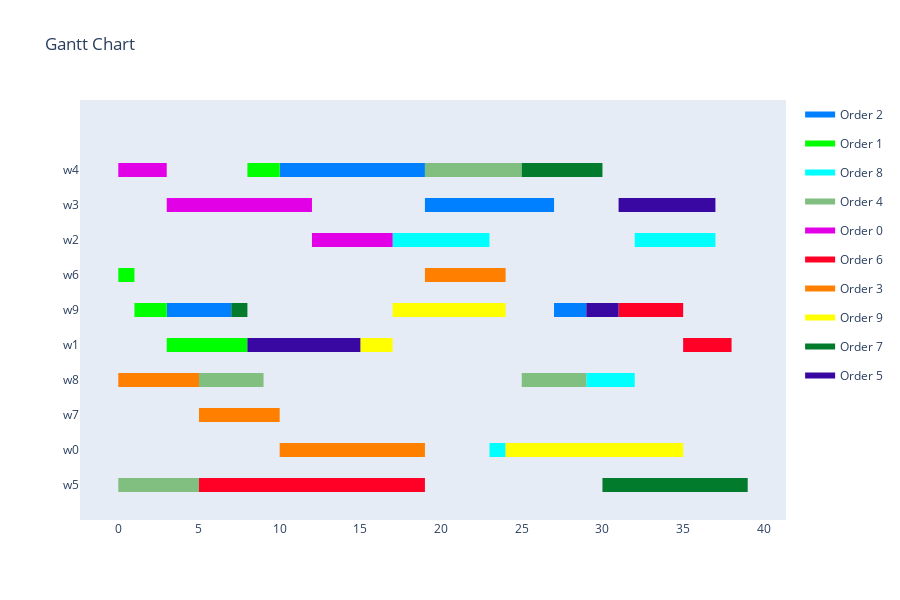
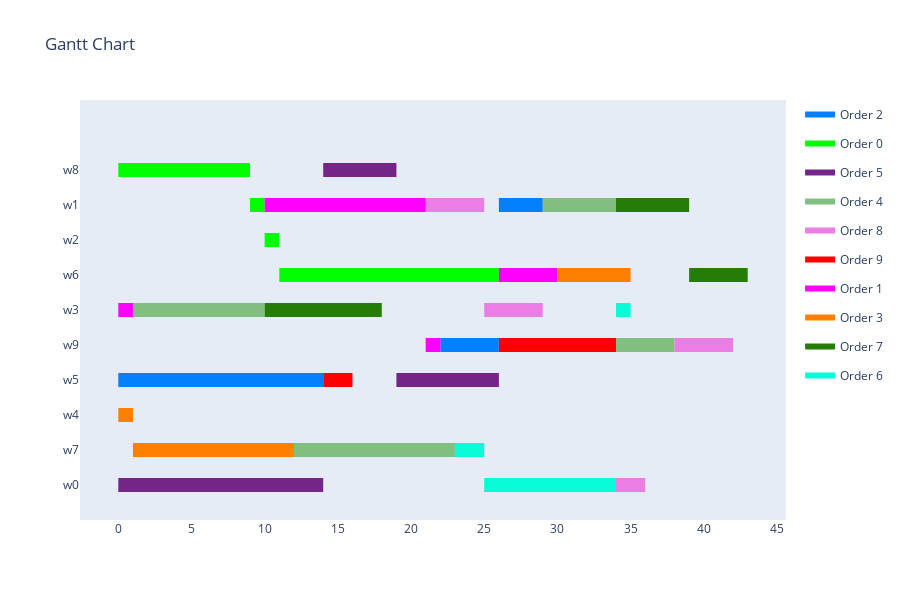
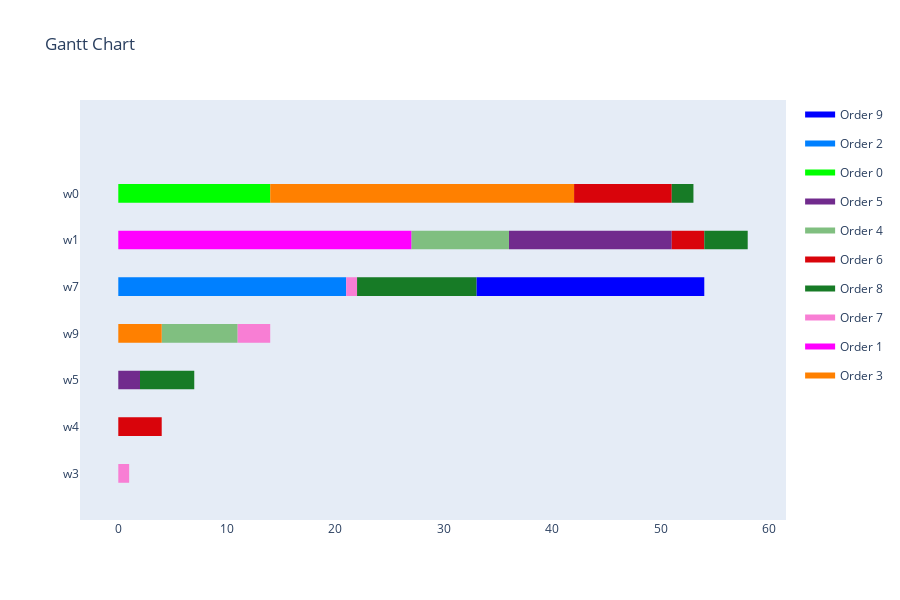

Here is the notebook cell these charts were saved with, in order:
### Code cell
all_results = mas.get_all_results()

for result in all_results:
    show_result(result)

print(f'\nDominance Values:')
for i in range(len(all_results)):
    print(f'{all_results[i][0].created_by.name}, {all_results[i][0].created_by.objective}: {mas.get_dominance(all_results, i)}')

### Figure 1 — Plotly figure (JSON) as saved in the notebook; plotly's stock layout.template omitted (floating-point values rounded to 4 significant figures)
{"data": [{"fill": "toself", "fillcolor": "rgb(0, 128, 255)", "hoverinfo": "name", "legendgroup": "rgb(0, 128, 255)", "mode": "none", "name": "Order 2", "type": "scatter", "x": [10, 19, 19, 10, 10, 19, 27, 27, 19, 19, 3, 7, 7, 3, 3, 27, 29, 29, 27], "y": [8.8, 8.8, 9.2, 9.2, null, 7.8, 7.8, 8.2, 8.2, null, 4.8, 4.8, 5.2, 5.2, null, 4.8, 4.8, 5.2, 5.2]}, {"fill": "toself", "fillcolor": "rgb(0, 255, 0)", "hoverinfo": "name", "legendgroup": "rgb(0, 255, 0)", "mode": "none", "name": "Order 1", "type": "scatter", "x": [8, 10, 10, 8, 8, 0, 1, 1, 0, 0, 1, 3, 3, 1, 1, 3, 8, 8, 3], "y": [8.8, 8.8, 9.2, 9.2, null, 5.8, 5.8, 6.2, 6.2, null, 4.8, 4.8, 5.2, 5.2, null, 3.8, 3.8, 4.2, 4.2]}, {"fill": "toself", "fillcolor": "rgb(0, 255, 255)", "hoverinfo": "name", "legendgroup": "rgb(0, 255, 255)", "mode": "none", "name": "Order 8", "type": "scatter", "x": [17, 23, 23, 17, 17, 32, 37, 37, 32, 32, 29, 32, 32, 29, 29, 23, 24, 24, 23], "y": [6.8, 6.8, 7.2, 7.2, null, 6.8, 6.8, 7.2, 7.2, null, 2.8, 2.8, 3.2, 3.2, null, 0.8, 0.8, 1.2, 1.2]}, {"fill": "toself", "fillcolor": "rgb(128, 191, 128)", "hoverinfo": "name", "legendgroup": "rgb(128, 191, 128)", "mode": "none", "name": "Order 4", "type": "scatter", "x": [19, 25, 25, 19, 19, 5, 9, 9, 5, 5, 25, 29, 29, 25, 25, 0, 5, 5, 0], "y": [8.8, 8.8, 9.2, 9.2, null, 2.8, 2.8, 3.2, 3.2, null, 2.8, 2.8, 3.2, 3.2, null, -0.2, -0.2, 0.2, 0.2]}, {"fill": "toself", "fillcolor": "rgb(226, 0, 231)", "hoverinfo": "name", "legendgroup": "rgb(226, 0, 231)", "mode": "none", "name": "Order 0", "type": "scatter", "x": [0, 3, 3, 0, 0, 3, 7, 7, 3, 3, 7, 12, 12, 7, 7, 12, 17, 17, 12], "y": [8.8, 8.8, 9.2, 9.2, null, 7.8, 7.8, 8.2, 8.2, null, 7.8, 7.8, 8.2, 8.2, null, 6.8, 6.8, 7.2, 7.2]}, {"fill": "toself", "fillcolor": "rgb(255, 0, 39)", "hoverinfo": "name", "legendgroup": "rgb(255, 0, 39)", "mode": "none", "name": "Order 6", "type": "scatter", "x": [31, 35, 35, 31, 31, 35, 38, 38, 35, 35, 5, 14, 14, 5, 5, 14, 19, 19, 14], "y": [4.8, 4.8, 5.2, 5.2, null, 3.8, 3.8, 4.2, 4.2, null, -0.2, -0.2, 0.2, 0.2, null, -0.2, -0.2, 0.2, 0.2]}, {"fill": "toself", "fillcolor": "rgb(255, 128, 0)", "hoverinfo": "name", "legendgroup": "rgb(255, 128, 0)", "mode": "none", "name": "Order 3", "type": "scatter", "x": [19, 24, 24, 19, 19, 0, 5, 5, 0, 0, 5, 10, 10, 5, 5, 10, 19, 19, 10], "y": [5.8, 5.8, 6.2, 6.2, null, 2.8, 2.8, 3.2, 3.2, null, 1.8, 1.8, 2.2, 2.2, null, 0.8, 0.8, 1.2, 1.2]}, {"fill": "toself", "fillcolor": "rgb(255, 255, 0)", "hoverinfo": "name", "legendgroup": "rgb(255, 255, 0)", "mode": "none", "name": "Order 9", "type": "scatter", "x": [17, 22, 22, 17, 17, 22, 24, 24, 22, 22, 15, 17, 17, 15, 15, 24, 35, 35, 24], "y": [4.8, 4.8, 5.2, 5.2, null, 4.8, 4.8, 5.2, 5.2, null, 3.8, 3.8, 4.2, 4.2, null, 0.8, 0.8, 1.2, 1.2]}, {"fill": "toself", "fillcolor": "rgb(3, 123, 45)", "hoverinfo": "name", "legendgroup": "rgb(3, 123, 45)", "mode": "none", "name": "Order 7", "type": "scatter", "x": [25, 30, 30, 25, 25, 7, 8, 8, 7, 7, 30, 33, 33, 30, 30, 33, 39, 39, 33], "y": [8.8, 8.8, 9.2, 9.2, null, 4.8, 4.8, 5.2, 5.2, null, -0.2, -0.2, 0.2, 0.2, null, -0.2, -0.2, 0.2, 0.2]}, {"fill": "toself", "fillcolor": "rgb(57, 8, 162)", "hoverinfo": "name", "legendgroup": "rgb(57, 8, 162)", "mode": "none", "name": "Order 5", "type": "scatter", "x": [31, 37, 37, 31, 31, 29, 31, 31, 29, 29, 8, 10, 10, 8, 8, 10, 15, 15, 10], "y": [7.8, 7.8, 8.2, 8.2, null, 4.8, 4.8, 5.2, 5.2, null, 3.8, 3.8, 4.2, 4.2, null, 3.8, 3.8, 4.2, 4.2]}, {"legendgroup": "rgb(0, 128, 255)", "marker": {"color": "rgb(0, 128, 255)", "opacity": 0, "size": 1}, "mode": "markers", "name": "", "showlegend": false, "text": [null, null, null, null, null, null, null, null], "type": "scatter", "x": [10, 19, 19, 27, 3, 7, 27, 29], "y": [9, 9, 8, 8, 5, 5, 5, 5]}, {"legendgroup": "rgb(0, 255, 0)", "marker": {"color": "rgb(0, 255, 0)", "opacity": 0, "size": 1}, "mode": "markers", "name": "", "showlegend": false, "text": [null, null, null, null, null, null, null, null], "type": "scatter", "x": [8, 10, 0, 1, 1, 3, 3, 8], "y": [9, 9, 6, 6, 5, 5, 4, 4]}, {"legendgroup": "rgb(0, 255, 255)", "marker": {"color": "rgb(0, 255, 255)", "opacity": 0, "size": 1}, "mode": "markers", "name": "", "showlegend": false, "text": [null, null, null, null, null, null, null, null], "type": "scatter", "x": [17, 23, 32, 37, 29, 32, 23, 24], "y": [7, 7, 7, 7, 3, 3, 1, 1]}, {"legendgroup": "rgb(128, 191, 128)", "marker": {"color": "rgb(128, 191, 128)", "opacity": 0, "size": 1}, "mode": "markers", "name": "", "showlegend": false, "text": [null, null, null, null, null, null, null, null], "type": "scatter", "x": [19, 25, 5, 9, 25, 29, 0, 5], "y": [9, 9, 3, 3, 3, 3, 0, 0]}, {"legendgroup": "rgb(226, 0, 231)", "marker": {"color": "rgb(226, 0, 231)", "opacity": 0, "size": 1}, "mode": "markers", "name": "", "showlegend": false, "text": [null, null, null, null, null, null, null, null], "type": "scatter", "x": [0, 3, 3, 7, 7, 12, 12, 17], "y": [9, 9, 8, 8, 8, 8, 7, 7]}, {"legendgroup": "rgb(255, 0, 39)", "marker": {"color": "rgb(255, 0, 39)", "opacity": 0, "size": 1}, "mode": "markers", "name": "", "showlegend": false, "text": [null, null, null, null, null, null, null, null], "type": "scatter", "x": [31, 35, 35, 38, 5, 14, 14, 19], "y": [5, 5, 4, 4, 0, 0, 0, 0]}, {"legendgroup": "rgb(255, 128, 0)", "marker": {"color": "rgb(255, 128, 0)", "opacity": 0, "size": 1}, "mode": "markers", "name": "", "showlegend": false, "text": [null, null, null, null, null, null, null, null], "type": "scatter", "x": [19, 24, 0, 5, 5, 10, 10, 19], "y": [6, 6, 3, 3, 2, 2, 1, 1]}, {"legendgroup": "rgb(255, 255, 0)", "marker": {"color": "rgb(255, 255, 0)", "opacity": 0, "size": 1}, "mode": "markers", "name": "", "showlegend": false, "text": [null, null, null, null, null, null, null, null], "type": "scatter", "x": [17, 22, 22, 24, 15, 17, 24, 35], "y": [5, 5, 5, 5, 4, 4, 1, 1]}, {"legendgroup": "rgb(3, 123, 45)", "marker": {"color": "rgb(3, 123, 45)", "opacity": 0, "size": 1}, "mode": "markers", "name": "", "showlegend": false, "text": [null, null, null, null, null, null, null, null], "type": "scatter", "x": [25, 30, 7, 8, 30, 33, 33, 39], "y": [9, 9, 5, 5, 0, 0, 0, 0]}, {"legendgroup": "rgb(57, 8, 162)", "marker": {"color": "rgb(57, 8, 162)", "opacity": 0, "size": 1}, "mode": "markers", "name": "", "showlegend": false, "text": [null, null, null, null, null, null, null, null], "type": "scatter", "x": [31, 37, 29, 31, 8, 10, 10, 15], "y": [8, 8, 5, 5, 4, 4, 4, 4]}], "layout": {"height": 600, "hovermode": "closest", "showlegend": true, "title": {"text": "Gantt Chart"}, "xaxis": {"rangeselector": {"buttons": [{"count": 7, "label": "1w", "step": "day", "stepmode": "backward"}, {"count": 1, "label": "1m", "step": "month", "stepmode": "backward"}, {"count": 6, "label": "6m", "step": "month", "stepmode": "backward"}, {"count": 1, "label": "YTD", "step": "year", "stepmode": "todate"}, {"count": 1, "label": "1y", "step": "year", "stepmode": "backward"}, {"step": "all"}]}, "showgrid": false, "type": "linear", "zeroline": false}, "yaxis": {"autorange": false, "range": [-1, 11], "showgrid": false, "ticktext": ["w5", "w0", "w7", "w8", "w1", "w9", "w6", "w2", "w3", "w4"], "tickvals": [0, 1, 2, 3, 4, 5, 6, 7, 8, 9], "zeroline": false}}}

### Figure 2 — Plotly figure (JSON) as saved in the notebook; plotly's stock layout.template omitted (floating-point values rounded to 4 significant figures)
{"data": [{"fill": "toself", "fillcolor": "rgb(0, 128, 255)", "hoverinfo": "name", "legendgroup": "rgb(0, 128, 255)", "mode": "none", "name": "Order 2", "type": "scatter", "x": [26, 29, 29, 26, 26, 22, 26, 26, 22, 22, 0, 9, 9, 0, 0, 9, 14, 14, 9], "y": [7.8, 7.8, 8.2, 8.2, null, 3.8, 3.8, 4.2, 4.2, null, 2.8, 2.8, 3.2, 3.2, null, 2.8, 2.8, 3.2, 3.2]}, {"fill": "toself", "fillcolor": "rgb(0, 255, 0)", "hoverinfo": "name", "legendgroup": "rgb(0, 255, 0)", "mode": "none", "name": "Order 0", "type": "scatter", "x": [0, 9, 9, 0, 0, 9, 10, 10, 9, 9, 10, 11, 11, 10, 10, 11, 26, 26, 11], "y": [8.8, 8.8, 9.2, 9.2, null, 7.8, 7.8, 8.2, 8.2, null, 6.8, 6.8, 7.2, 7.2, null, 5.8, 5.8, 6.2, 6.2]}, {"fill": "toself", "fillcolor": "rgb(116, 37, 135)", "hoverinfo": "name", "legendgroup": "rgb(116, 37, 135)", "mode": "none", "name": "Order 5", "type": "scatter", "x": [14, 19, 19, 14, 14, 19, 26, 26, 19, 19, 0, 6, 6, 0, 0, 6, 14, 14, 6], "y": [8.8, 8.8, 9.2, 9.2, null, 2.8, 2.8, 3.2, 3.2, null, -0.2, -0.2, 0.2, 0.2, null, -0.2, -0.2, 0.2, 0.2]}, {"fill": "toself", "fillcolor": "rgb(128, 191, 128)", "hoverinfo": "name", "legendgroup": "rgb(128, 191, 128)", "mode": "none", "name": "Order 4", "type": "scatter", "x": [29, 34, 34, 29, 29, 1, 10, 10, 1, 1, 34, 38, 38, 34, 34, 12, 23, 23, 12], "y": [7.8, 7.8, 8.2, 8.2, null, 4.8, 4.8, 5.2, 5.2, null, 3.8, 3.8, 4.2, 4.2, null, 0.8, 0.8, 1.2, 1.2]}, {"fill": "toself", "fillcolor": "rgb(235, 126, 228)", "hoverinfo": "name", "legendgroup": "rgb(235, 126, 228)", "mode": "none", "name": "Order 8", "type": "scatter", "x": [21, 25, 25, 21, 21, 25, 29, 29, 25, 25, 38, 42, 42, 38, 38, 34, 36, 36, 34], "y": [7.8, 7.8, 8.2, 8.2, null, 4.8, 4.8, 5.2, 5.2, null, 3.8, 3.8, 4.2, 4.2, null, -0.2, -0.2, 0.2, 0.2]}, {"fill": "toself", "fillcolor": "rgb(255, 0, 0)", "hoverinfo": "name", "legendgroup": "rgb(255, 0, 0)", "mode": "none", "name": "Order 9", "type": "scatter", "x": [26, 31, 31, 26, 26, 31, 33, 33, 31, 31, 33, 34, 34, 33, 33, 14, 16, 16, 14], "y": [3.8, 3.8, 4.2, 4.2, null, 3.8, 3.8, 4.2, 4.2, null, 3.8, 3.8, 4.2, 4.2, null, 2.8, 2.8, 3.2, 3.2]}, {"fill": "toself", "fillcolor": "rgb(255, 0, 255)", "hoverinfo": "name", "legendgroup": "rgb(255, 0, 255)", "mode": "none", "name": "Order 1", "type": "scatter", "x": [10, 21, 21, 10, 10, 26, 30, 30, 26, 26, 0, 1, 1, 0, 0, 21, 22, 22, 21], "y": [7.8, 7.8, 8.2, 8.2, null, 5.8, 5.8, 6.2, 6.2, null, 4.8, 4.8, 5.2, 5.2, null, 3.8, 3.8, 4.2, 4.2]}, {"fill": "toself", "fillcolor": "rgb(255, 128, 0)", "hoverinfo": "name", "legendgroup": "rgb(255, 128, 0)", "mode": "none", "name": "Order 3", "type": "scatter", "x": [30, 35, 35, 30, 30, 0, 1, 1, 0, 0, 1, 6, 6, 1, 1, 6, 12, 12, 6], "y": [5.8, 5.8, 6.2, 6.2, null, 1.8, 1.8, 2.2, 2.2, null, 0.8, 0.8, 1.2, 1.2, null, 0.8, 0.8, 1.2, 1.2]}, {"fill": "toself", "fillcolor": "rgb(37, 125, 8)", "hoverinfo": "name", "legendgroup": "rgb(37, 125, 8)", "mode": "none", "name": "Order 7", "type": "scatter", "x": [34, 39, 39, 34, 34, 39, 43, 43, 39, 39, 10, 11, 11, 10, 10, 11, 18, 18, 11], "y": [7.8, 7.8, 8.2, 8.2, null, 5.8, 5.8, 6.2, 6.2, null, 4.8, 4.8, 5.2, 5.2, null, 4.8, 4.8, 5.2, 5.2]}, {"fill": "toself", "fillcolor": "rgb(7, 252, 215)", "hoverinfo": "name", "legendgroup": "rgb(7, 252, 215)", "mode": "none", "name": "Order 6", "type": "scatter", "x": [34, 35, 35, 34, 34, 23, 25, 25, 23, 23, 25, 30, 30, 25, 25, 30, 34, 34, 30], "y": [4.8, 4.8, 5.2, 5.2, null, 0.8, 0.8, 1.2, 1.2, null, -0.2, -0.2, 0.2, 0.2, null, -0.2, -0.2, 0.2, 0.2]}, {"legendgroup": "rgb(0, 128, 255)", "marker": {"color": "rgb(0, 128, 255)", "opacity": 0, "size": 1}, "mode": "markers", "name": "", "showlegend": false, "text": [null, null, null, null, null, null, null, null], "type": "scatter", "x": [26, 29, 22, 26, 0, 9, 9, 14], "y": [8, 8, 4, 4, 3, 3, 3, 3]}, {"legendgroup": "rgb(0, 255, 0)", "marker": {"color": "rgb(0, 255, 0)", "opacity": 0, "size": 1}, "mode": "markers", "name": "", "showlegend": false, "text": [null, null, null, null, null, null, null, null], "type": "scatter", "x": [0, 9, 9, 10, 10, 11, 11, 26], "y": [9, 9, 8, 8, 7, 7, 6, 6]}, {"legendgroup": "rgb(116, 37, 135)", "marker": {"color": "rgb(116, 37, 135)", "opacity": 0, "size": 1}, "mode": "markers", "name": "", "showlegend": false, "text": [null, null, null, null, null, null, null, null], "type": "scatter", "x": [14, 19, 19, 26, 0, 6, 6, 14], "y": [9, 9, 3, 3, 0, 0, 0, 0]}, {"legendgroup": "rgb(128, 191, 128)", "marker": {"color": "rgb(128, 191, 128)", "opacity": 0, "size": 1}, "mode": "markers", "name": "", "showlegend": false, "text": [null, null, null, null, null, null, null, null], "type": "scatter", "x": [29, 34, 1, 10, 34, 38, 12, 23], "y": [8, 8, 5, 5, 4, 4, 1, 1]}, {"legendgroup": "rgb(235, 126, 228)", "marker": {"color": "rgb(235, 126, 228)", "opacity": 0, "size": 1}, "mode": "markers", "name": "", "showlegend": false, "text": [null, null, null, null, null, null, null, null], "type": "scatter", "x": [21, 25, 25, 29, 38, 42, 34, 36], "y": [8, 8, 5, 5, 4, 4, 0, 0]}, {"legendgroup": "rgb(255, 0, 0)", "marker": {"color": "rgb(255, 0, 0)", "opacity": 0, "size": 1}, "mode": "markers", "name": "", "showlegend": false, "text": [null, null, null, null, null, null, null, null], "type": "scatter", "x": [26, 31, 31, 33, 33, 34, 14, 16], "y": [4, 4, 4, 4, 4, 4, 3, 3]}, {"legendgroup": "rgb(255, 0, 255)", "marker": {"color": "rgb(255, 0, 255)", "opacity": 0, "size": 1}, "mode": "markers", "name": "", "showlegend": false, "text": [null, null, null, null, null, null, null, null], "type": "scatter", "x": [10, 21, 26, 30, 0, 1, 21, 22], "y": [8, 8, 6, 6, 5, 5, 4, 4]}, {"legendgroup": "rgb(255, 128, 0)", "marker": {"color": "rgb(255, 128, 0)", "opacity": 0, "size": 1}, "mode": "markers", "name": "", "showlegend": false, "text": [null, null, null, null, null, null, null, null], "type": "scatter", "x": [30, 35, 0, 1, 1, 6, 6, 12], "y": [6, 6, 2, 2, 1, 1, 1, 1]}, {"legendgroup": "rgb(37, 125, 8)", "marker": {"color": "rgb(37, 125, 8)", "opacity": 0, "size": 1}, "mode": "markers", "name": "", "showlegend": false, "text": [null, null, null, null, null, null, null, null], "type": "scatter", "x": [34, 39, 39, 43, 10, 11, 11, 18], "y": [8, 8, 6, 6, 5, 5, 5, 5]}, {"legendgroup": "rgb(7, 252, 215)", "marker": {"color": "rgb(7, 252, 215)", "opacity": 0, "size": 1}, "mode": "markers", "name": "", "showlegend": false, "text": [null, null, null, null, null, null, null, null], "type": "scatter", "x": [34, 35, 23, 25, 25, 30, 30, 34], "y": [5, 5, 1, 1, 0, 0, 0, 0]}], "layout": {"height": 600, "hovermode": "closest", "showlegend": true, "title": {"text": "Gantt Chart"}, "xaxis": {"rangeselector": {"buttons": [{"count": 7, "label": "1w", "step": "day", "stepmode": "backward"}, {"count": 1, "label": "1m", "step": "month", "stepmode": "backward"}, {"count": 6, "label": "6m", "step": "month", "stepmode": "backward"}, {"count": 1, "label": "YTD", "step": "year", "stepmode": "todate"}, {"count": 1, "label": "1y", "step": "year", "stepmode": "backward"}, {"step": "all"}]}, "showgrid": false, "type": "linear", "zeroline": false}, "yaxis": {"autorange": false, "range": [-1, 11], "showgrid": false, "ticktext": ["w0", "w7", "w4", "w5", "w9", "w3", "w6", "w2", "w1", "w8"], "tickvals": [0, 1, 2, 3, 4, 5, 6, 7, 8, 9], "zeroline": false}}}

### Figure 3 — Plotly figure (JSON) as saved in the notebook; plotly's stock layout.template omitted (floating-point values rounded to 4 significant figures)
{"data": [{"fill": "toself", "fillcolor": "rgb(0, 0, 255)", "hoverinfo": "name", "legendgroup": "rgb(0, 0, 255)", "mode": "none", "name": "Order 9", "type": "scatter", "x": [33, 39, 39, 33, 33, 39, 44, 44, 39, 39, 44, 50, 50, 44, 44, 50, 54, 54, 50], "y": [3.8, 3.8, 4.2, 4.2, null, 3.8, 3.8, 4.2, 4.2, null, 3.8, 3.8, 4.2, 4.2, null, 3.8, 3.8, 4.2, 4.2]}, {"fill": "toself", "fillcolor": "rgb(0, 128, 255)", "hoverinfo": "name", "legendgroup": "rgb(0, 128, 255)", "mode": "none", "name": "Order 2", "type": "scatter", "x": [0, 2, 2, 0, 0, 2, 9, 9, 2, 2, 9, 18, 18, 9, 9, 18, 21, 21, 18], "y": [3.8, 3.8, 4.2, 4.2, null, 3.8, 3.8, 4.2, 4.2, null, 3.8, 3.8, 4.2, 4.2, null, 3.8, 3.8, 4.2, 4.2]}, {"fill": "toself", "fillcolor": "rgb(0, 255, 0)", "hoverinfo": "name", "legendgroup": "rgb(0, 255, 0)", "mode": "none", "name": "Order 0", "type": "scatter", "x": [0, 1, 1, 0, 0, 1, 2, 2, 1, 1, 2, 4, 4, 2, 2, 4, 14, 14, 4], "y": [5.8, 5.8, 6.2, 6.2, null, 5.8, 5.8, 6.2, 6.2, null, 5.8, 5.8, 6.2, 6.2, null, 5.8, 5.8, 6.2, 6.2]}, {"fill": "toself", "fillcolor": "rgb(113, 43, 141)", "hoverinfo": "name", "legendgroup": "rgb(113, 43, 141)", "mode": "none", "name": "Order 5", "type": "scatter", "x": [36, 41, 41, 36, 36, 41, 47, 47, 41, 41, 47, 51, 51, 47, 47, 0, 2, 2, 0], "y": [4.8, 4.8, 5.2, 5.2, null, 4.8, 4.8, 5.2, 5.2, null, 4.8, 4.8, 5.2, 5.2, null, 1.8, 1.8, 2.2, 2.2]}, {"fill": "toself", "fillcolor": "rgb(128, 191, 128)", "hoverinfo": "name", "legendgroup": "rgb(128, 191, 128)", "mode": "none", "name": "Order 4", "type": "scatter", "x": [27, 32, 32, 27, 27, 32, 36, 36, 32, 32, 4, 8, 8, 4, 4, 8, 11, 11, 8], "y": [4.8, 4.8, 5.2, 5.2, null, 4.8, 4.8, 5.2, 5.2, null, 2.8, 2.8, 3.2, 3.2, null, 2.8, 2.8, 3.2, 3.2]}, {"fill": "toself", "fillcolor": "rgb(217, 4, 11)", "hoverinfo": "name", "legendgroup": "rgb(217, 4, 11)", "mode": "none", "name": "Order 6", "type": "scatter", "x": [42, 47, 47, 42, 42, 47, 51, 51, 47, 47, 51, 54, 54, 51, 51, 0, 4, 4, 0], "y": [5.8, 5.8, 6.2, 6.2, null, 5.8, 5.8, 6.2, 6.2, null, 4.8, 4.8, 5.2, 5.2, null, 0.8, 0.8, 1.2, 1.2]}, {"fill": "toself", "fillcolor": "rgb(23, 123, 38)", "hoverinfo": "name", "legendgroup": "rgb(23, 123, 38)", "mode": "none", "name": "Order 8", "type": "scatter", "x": [51, 53, 53, 51, 51, 54, 58, 58, 54, 54, 22, 33, 33, 22, 22, 2, 7, 7, 2], "y": [5.8, 5.8, 6.2, 6.2, null, 4.8, 4.8, 5.2, 5.2, null, 3.8, 3.8, 4.2, 4.2, null, 1.8, 1.8, 2.2, 2.2]}, {"fill": "toself", "fillcolor": "rgb(248, 126, 212)", "hoverinfo": "name", "legendgroup": "rgb(248, 126, 212)", "mode": "none", "name": "Order 7", "type": "scatter", "x": [21, 22, 22, 21, 21, 11, 13, 13, 11, 11, 13, 14, 14, 13, 13, 0, 1, 1, 0], "y": [3.8, 3.8, 4.2, 4.2, null, 2.8, 2.8, 3.2, 3.2, null, 2.8, 2.8, 3.2, 3.2, null, -0.2, -0.2, 0.2, 0.2]}, {"fill": "toself", "fillcolor": "rgb(255, 0, 255)", "hoverinfo": "name", "legendgroup": "rgb(255, 0, 255)", "mode": "none", "name": "Order 1", "type": "scatter", "x": [0, 8, 8, 0, 0, 8, 19, 19, 8, 8, 19, 24, 24, 19, 19, 24, 27, 27, 24], "y": [4.8, 4.8, 5.2, 5.2, null, 4.8, 4.8, 5.2, 5.2, null, 4.8, 4.8, 5.2, 5.2, null, 4.8, 4.8, 5.2, 5.2]}, {"fill": "toself", "fillcolor": "rgb(255, 128, 0)", "hoverinfo": "name", "legendgroup": "rgb(255, 128, 0)", "mode": "none", "name": "Order 3", "type": "scatter", "x": [14, 22, 22, 14, 14, 22, 31, 31, 22, 22, 31, 42, 42, 31, 31, 0, 4, 4, 0], "y": [5.8, 5.8, 6.2, 6.2, null, 5.8, 5.8, 6.2, 6.2, null, 5.8, 5.8, 6.2, 6.2, null, 2.8, 2.8, 3.2, 3.2]}, {"legendgroup": "rgb(0, 0, 255)", "marker": {"color": "rgb(0, 0, 255)", "opacity": 0, "size": 1}, "mode": "markers", "name": "", "showlegend": false, "text": [null, null, null, null, null, null, null, null], "type": "scatter", "x": [33, 39, 39, 44, 44, 50, 50, 54], "y": [4, 4, 4, 4, 4, 4, 4, 4]}, {"legendgroup": "rgb(0, 128, 255)", "marker": {"color": "rgb(0, 128, 255)", "opacity": 0, "size": 1}, "mode": "markers", "name": "", "showlegend": false, "text": [null, null, null, null, null, null, null, null], "type": "scatter", "x": [0, 2, 2, 9, 9, 18, 18, 21], "y": [4, 4, 4, 4, 4, 4, 4, 4]}, {"legendgroup": "rgb(0, 255, 0)", "marker": {"color": "rgb(0, 255, 0)", "opacity": 0, "size": 1}, "mode": "markers", "name": "", "showlegend": false, "text": [null, null, null, null, null, null, null, null], "type": "scatter", "x": [0, 1, 1, 2, 2, 4, 4, 14], "y": [6, 6, 6, 6, 6, 6, 6, 6]}, {"legendgroup": "rgb(113, 43, 141)", "marker": {"color": "rgb(113, 43, 141)", "opacity": 0, "size": 1}, "mode": "markers", "name": "", "showlegend": false, "text": [null, null, null, null, null, null, null, null], "type": "scatter", "x": [36, 41, 41, 47, 47, 51, 0, 2], "y": [5, 5, 5, 5, 5, 5, 2, 2]}, {"legendgroup": "rgb(128, 191, 128)", "marker": {"color": "rgb(128, 191, 128)", "opacity": 0, "size": 1}, "mode": "markers", "name": "", "showlegend": false, "text": [null, null, null, null, null, null, null, null], "type": "scatter", "x": [27, 32, 32, 36, 4, 8, 8, 11], "y": [5, 5, 5, 5, 3, 3, 3, 3]}, {"legendgroup": "rgb(217, 4, 11)", "marker": {"color": "rgb(217, 4, 11)", "opacity": 0, "size": 1}, "mode": "markers", "name": "", "showlegend": false, "text": [null, null, null, null, null, null, null, null], "type": "scatter", "x": [42, 47, 47, 51, 51, 54, 0, 4], "y": [6, 6, 6, 6, 5, 5, 1, 1]}, {"legendgroup": "rgb(23, 123, 38)", "marker": {"color": "rgb(23, 123, 38)", "opacity": 0, "size": 1}, "mode": "markers", "name": "", "showlegend": false, "text": [null, null, null, null, null, null, null, null], "type": "scatter", "x": [51, 53, 54, 58, 22, 33, 2, 7], "y": [6, 6, 5, 5, 4, 4, 2, 2]}, {"legendgroup": "rgb(248, 126, 212)", "marker": {"color": "rgb(248, 126, 212)", "opacity": 0, "size": 1}, "mode": "markers", "name": "", "showlegend": false, "text": [null, null, null, null, null, null, null, null], "type": "scatter", "x": [21, 22, 11, 13, 13, 14, 0, 1], "y": [4, 4, 3, 3, 3, 3, 0, 0]}, {"legendgroup": "rgb(255, 0, 255)", "marker": {"color": "rgb(255, 0, 255)", "opacity": 0, "size": 1}, "mode": "markers", "name": "", "showlegend": false, "text": [null, null, null, null, null, null, null, null], "type": "scatter", "x": [0, 8, 8, 19, 19, 24, 24, 27], "y": [5, 5, 5, 5, 5, 5, 5, 5]}, {"legendgroup": "rgb(255, 128, 0)", "marker": {"color": "rgb(255, 128, 0)", "opacity": 0, "size": 1}, "mode": "markers", "name": "", "showlegend": false, "text": [null, null, null, null, null, null, null, null], "type": "scatter", "x": [14, 22, 22, 31, 31, 42, 0, 4], "y": [6, 6, 6, 6, 6, 6, 3, 3]}], "layout": {"height": 600, "hovermode": "closest", "showlegend": true, "title": {"text": "Gantt Chart"}, "xaxis": {"rangeselector": {"buttons": [{"count": 7, "label": "1w", "step": "day", "stepmode": "backward"}, {"count": 1, "label": "1m", "step": "month", "stepmode": "backward"}, {"count": 6, "label": "6m", "step": "month", "stepmode": "backward"}, {"count": 1, "label": "YTD", "step": "year", "stepmode": "todate"}, {"count": 1, "label": "1y", "step": "year", "stepmode": "backward"}, {"step": "all"}]}, "showgrid": false, "type": "linear", "zeroline": false}, "yaxis": {"autorange": false, "range": [-1, 8], "showgrid": false, "ticktext": ["w3", "w4", "w5", "w9", "w7", "w1", "w0"], "tickvals": [0, 1, 2, 3, 4, 5, 6], "zeroline": false}}}
